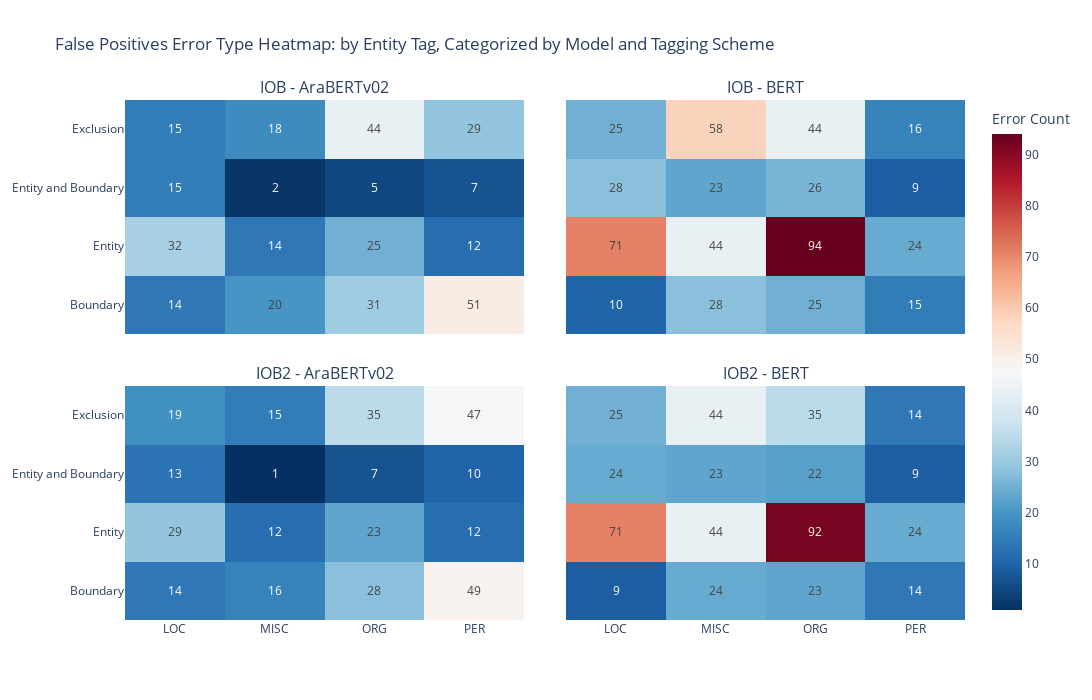

The notebook cell this image was saved under:
### Code cell
error_type_heatmap = ErrorTypeHeatmap(dash_data, mappings)
error_type_heatmap.visualize('false_positives')

### Figure 1 — Plotly figure (JSON) as saved in the notebook; plotly's stock layout.template omitted (floating-point values rounded to 4 significant figures)
{"data": [{"coloraxis": "coloraxis", "hovertemplate": "Tag: %{x}<br>Error Type: %{y}<br>Count: %{text}<extra></extra>", "text": [[14, 20, 31, 51], [32, 14, 25, 12], [15, 2, 5, 7], [15, 18, 44, 29]], "texttemplate": "%{text}", "type": "heatmap", "x": ["LOC", "MISC", "ORG", "PER"], "xaxis": "x", "y": ["Boundary", "Entity", "Entity and Boundary", "Exclusion"], "yaxis": "y", "z": [[14, 20, 31, 51], [32, 14, 25, 12], [15, 2, 5, 7], [15, 18, 44, 29]]}, {"coloraxis": "coloraxis", "hovertemplate": "Tag: %{x}<br>Error Type: %{y}<br>Count: %{text}<extra></extra>", "text": [[10, 28, 25, 15], [71, 44, 94, 24], [28, 23, 26, 9], [25, 58, 44, 16]], "texttemplate": "%{text}", "type": "heatmap", "x": ["LOC", "MISC", "ORG", "PER"], "xaxis": "x2", "y": ["Boundary", "Entity", "Entity and Boundary", "Exclusion"], "yaxis": "y2", "z": [[10, 28, 25, 15], [71, 44, 94, 24], [28, 23, 26, 9], [25, 58, 44, 16]]}, {"coloraxis": "coloraxis", "hovertemplate": "Tag: %{x}<br>Error Type: %{y}<br>Count: %{text}<extra></extra>", "text": [[14, 16, 28, 49], [29, 12, 23, 12], [13, 1, 7, 10], [19, 15, 35, 47]], "texttemplate": "%{text}", "type": "heatmap", "x": ["LOC", "MISC", "ORG", "PER"], "xaxis": "x3", "y": ["Boundary", "Entity", "Entity and Boundary", "Exclusion"], "yaxis": "y3", "z": [[14, 16, 28, 49], [29, 12, 23, 12], [13, 1, 7, 10], [19, 15, 35, 47]]}, {"coloraxis": "coloraxis", "hovertemplate": "Tag: %{x}<br>Error Type: %{y}<br>Count: %{text}<extra></extra>", "text": [[9, 24, 23, 14], [71, 44, 92, 24], [24, 23, 22, 9], [25, 44, 35, 14]], "texttemplate": "%{text}", "type": "heatmap", "x": ["LOC", "MISC", "ORG", "PER"], "xaxis": "x4", "y": ["Boundary", "Entity", "Entity and Boundary", "Exclusion"], "yaxis": "y4", "z": [[9, 24, 23, 14], [71, 44, 92, 24], [24, 23, 22, 9], [25, 44, 35, 14]]}], "layout": {"annotations": [{"font": {"size": 16}, "showarrow": false, "text": "IOB - AraBERTv02", "x": 0.2375, "xanchor": "center", "xref": "paper", "y": 1, "yanchor": "bottom", "yref": "paper"}, {"font": {"size": 16}, "showarrow": false, "text": "IOB - BERT", "x": 0.7625, "xanchor": "center", "xref": "paper", "y": 1, "yanchor": "bottom", "yref": "paper"}, {"font": {"size": 16}, "showarrow": false, "text": "IOB2 - AraBERTv02", "x": 0.2375, "xanchor": "center", "xref": "paper", "y": 0.45, "yanchor": "bottom", "yref": "paper"}, {"font": {"size": 16}, "showarrow": false, "text": "IOB2 - BERT", "x": 0.7625, "xanchor": "center", "xref": "paper", "y": 0.45, "yanchor": "bottom", "yref": "paper"}], "coloraxis": {"colorbar": {"title": {"text": "Error Count"}}, "colorscale": [[0, "rgb(5,48,97)"], [0.1, "rgb(33,102,172)"], [0.2, "rgb(67,147,195)"], [0.3, "rgb(146,197,222)"], [0.4, "rgb(209,229,240)"], [0.5, "rgb(247,247,247)"], [0.6, "rgb(253,219,199)"], [0.7, "rgb(244,165,130)"], [0.8, "rgb(214,96,77)"], [0.9, "rgb(178,24,43)"], [1, "rgb(103,0,31)"]]}, "height": 700, "title": {"text": "False Positives Error Type Heatmap: by Entity Tag, Categorized by Model and Tagging Scheme"}, "width": 1200, "xaxis": {"anchor": "y", "domain": [0, 0.475], "matches": "x3", "showticklabels": false}, "xaxis2": {"anchor": "y2", "domain": [0.525, 1], "matches": "x4", "showticklabels": false}, "xaxis3": {"anchor": "y3", "domain": [0, 0.475]}, "xaxis4": {"anchor": "y4", "domain": [0.525, 1]}, "yaxis": {"anchor": "x", "domain": [0.55, 1]}, "yaxis2": {"anchor": "x2", "domain": [0.55, 1], "matches": "y", "showticklabels": false}, "yaxis3": {"anchor": "x3", "domain": [0, 0.45]}, "yaxis4": {"anchor": "x4", "domain": [0, 0.45], "matches": "y3", "showticklabels": false}}}
